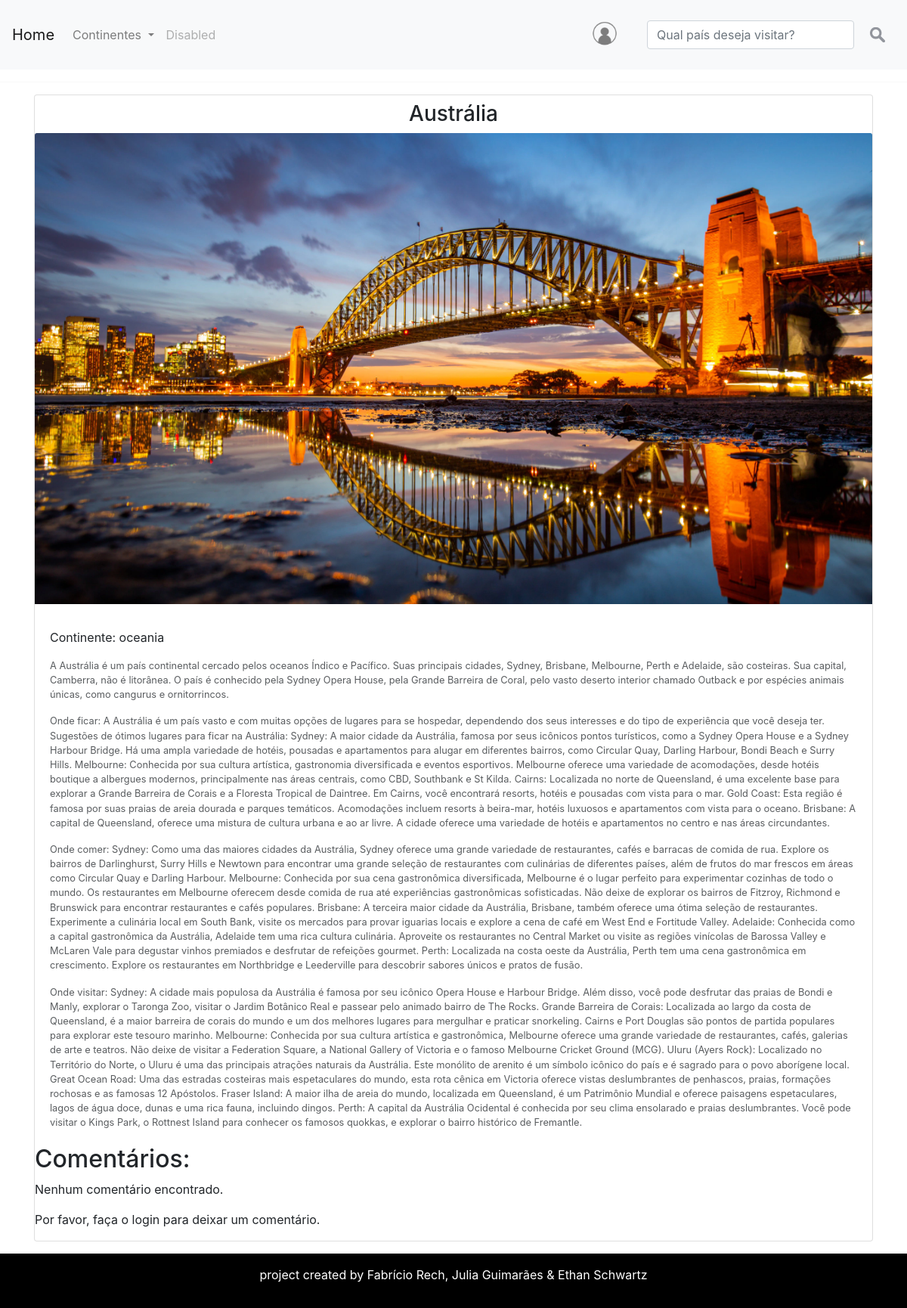
/oceania/Continente/detalhe/australia/, run on the app's committed database.
### oceania/models.py (models this page shows, shortened)
class model_oceania(models.Model):
    Continente = models.CharField(max_length=100)
    País = models.CharField(max_length=100)
    Descricao = models.CharField(max_length=3000)
    OndeFicar = models.CharField(max_length=1800)
    OndeComer = models.CharField(max_length=1800)
    OndeVisitar = models.CharField(max_length=1800)
    foto = models.ImageField(upload_to='img/%Y/%m/%d/')
    ta_publicado = models.BooleanField(default=False)
    link = models.CharField(max_length=60)

### oceania/views.py (the view, shortened to what this page needs)
# urls.py: path('Continente/detalhe/<str:link_url>/',views.v_detalhe, name='detalhe'),
def v_detalhe(request, link_url):
    detalhe = get_object_or_404(model_oceania, link=link_url)
    comentarios = Comentario.objects.filter(eh_publicada=True, link_url=link_url)
    formulario = ComentarioForms(initial={'link_url': link_url})
    return render(request, 'oceania/paginas/detalhe.html', context={'detalhe': detalhe, 'comentarios': comentarios, 'formulario': formulario})

### oceania/forms.py
class ComentarioForms(forms.Form):
    Coment = forms.CharField(
        label='Comentários',
        required=True,
        max_length=5000,
        widget=forms.Textarea(
            attrs={
                'placeholder': 'Conte-nos a sua experiência!',
            }
        )
    )
    link_url = forms.CharField(
        widget=forms.HiddenInput()
    )

### oceania/templates/oceania/paginas/detalhe.html
{% extends 'global/paginas/pais_detalhe.html' %}
{% block comentario %}
<section>
  <h2 class="m2">Comentários:</h2>
  {% for comentario in comentarios %}
  <div class="card">
    <div class="card-body">
      <h5>Comentário feito por: {{ comentario.usuario.username }}</h5>
      {{ comentario.coment }}
    </div>
  </div>
  <br>
  {% empty %}
      <p>Nenhum comentário encontrado.</p>
  {% endfor %}
</section>
{% if user.is_authenticated %}
<section>
  <form action="{% url 'Oceania:comentario' %}" method="POST">
    {% csrf_token %}
    {{ formulario.Coment }}
    {{ formulario.link_url }}
    <button type="submit">Enviar Comentário</button>
  </form>
</section>
{% else %}
<p>Por favor, faça o login para deixar um comentário.</p>
{% endif %}
{% endblock %}

### meus_templates/global/paginas/pais_detalhe.html (shortened to what this page needs)
{% include 'global/parciais/header.html' %}
<hr>
{% load static %}
<link rel="stylesheet" href="https://stackpath.bootstrapcdn.com/bootstrap/4.1.3/css/bootstrap.min.css">
{%if detalhe %}
<div class="container" style="border: 0;">
<div class="card mb-3">
  <div>
    <h3 class="text-center m-2">{{detalhe.País}}</h3>
  </div>
    <img src="{{ detalhe.foto.url }}" class="card-img-top" alt="...">
    <div class="card-body">
      <p class="card-text">Continente: {{detalhe.Continente}}</p>
      <p class="card-text"><small class="text-body-secondary">{{detalhe.Descricao}}</small></p>
      <p class="card-text"><small class="text-body-secondary">Onde ficar: {{detalhe.OndeFicar}}</small></p>
      <p class="card-text"><small class="text-body-secondary">Onde comer: {{detalhe.OndeComer}}</small></p>
      <p class="card-text"><small class="text-body-secondary">Onde visitar: {{detalhe.OndeVisitar}}</small></p>
    </div>
{% endif %}
{% block comentario %}
{% endblock %}
</div>
</div>
{% include 'global/parciais/footer.html' %}

### data on the page
model_oceania: País "Austrália", foto (picture), Continente "oceania", Descricao "A Austrália é um país continental cercado pelos oceanos Índico e Pacífico. Suas principais cidades, Sydney, Brisbane, Melbourne, Perth e Adelaide, são costeiras. Sua capital, Camberra, não é litorânea. O país é conhecido pela Sydney Opera House, pela Grande Barreira de Coral, pelo vasto deserto interior chamado Outback e por espécies animais únicas, como cangurus e ornitorrincos.", OndeFicar "A Austrália é um país vasto e com muitas opções de lugares para se hospedar, dependendo dos seus interesses e do tipo de experiência que você deseja ter. Sugestões de ótimos lugares para ficar na Austrália: Sydney: A maior cidade da Austrália, famosa por seus icônicos pontos turísticos, como a Sydney Opera House e a Sydney Harbour Bridge. Há uma ampla variedade de hotéis, pousadas e apartamentos para alugar em diferentes bairros, como Circular Quay, Darling Harbour, Bondi Beach e Surry Hills. Melbourne: Conhecida por sua cultura artística, gastronomia diversificada e eventos esportivos. Melbourne oferece uma variedade de acomodações, desde hotéis boutique a albergues modernos,…", OndeComer "Sydney: Como uma das maiores cidades da Austrália, Sydney oferece uma grande variedade de restaurantes, cafés e barracas de comida de rua. Explore os bairros de Darlinghurst, Surry Hills e Newtown para encontrar uma grande seleção de restaurantes com culinárias de diferentes países, além de frutos do mar frescos em áreas como Circular Quay e Darling Harbour. Melbourne: Conhecida por sua cena gastronômica diversificada, Melbourne é o lugar perfeito para experimentar cozinhas de todo o mundo. Os restaurantes em Melbourne oferecem desde comida de rua até experiências gastronômicas sofisticadas. Não deixe de explorar os bairros de Fitzroy, Richmond e Brunswick para encontrar restaurantes e…", OndeVisitar "Sydney: A cidade mais populosa da Austrália é famosa por seu icônico Opera House e Harbour Bridge. Além disso, você pode desfrutar das praias de Bondi e Manly, explorar o Taronga Zoo, visitar o Jardim Botânico Real e passear pelo animado bairro de The Rocks. Grande Barreira de Corais: Localizada ao largo da costa de Queensland, é a maior barreira de corais do mundo e um dos melhores lugares para mergulhar e praticar snorkeling. Cairns e Port Douglas são pontos de partida populares para explorar este tesouro marinho. Melbourne: Conhecida por sua cultura artística e gastronômica, Melbourne oferece uma grande variedade de restaurantes, cafés, galerias de arte e teatros. Não deixe de visitar a…"
